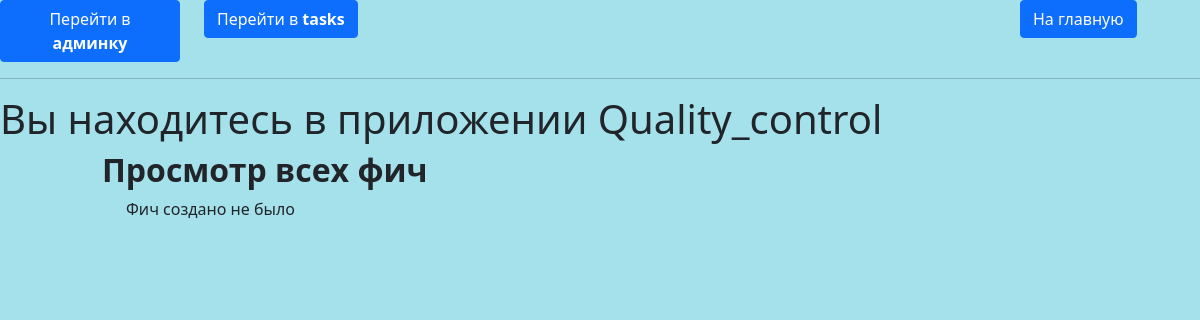
The page /control/features/ on the database as committed earlier.
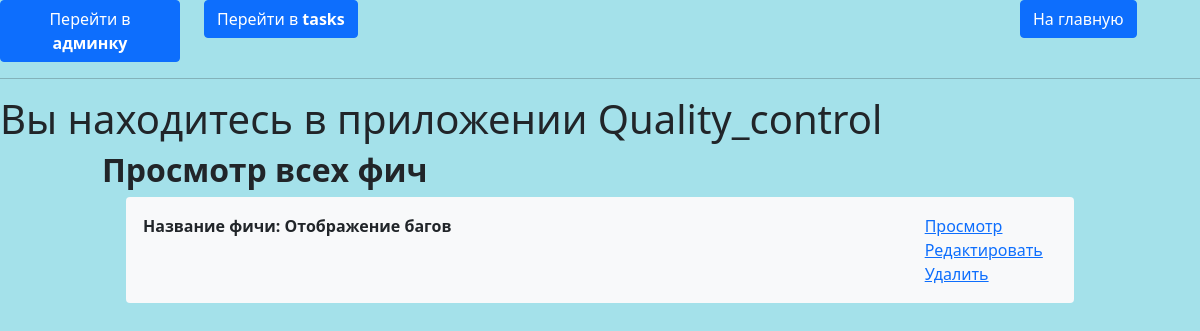
The same page on the database as committed later.
### quality_control/models.py (models this page shows, shortened)
class BaseReport(models.Model):
    title = models.CharField(max_length=100)
    description = models.TextField(null=True, blank=True)
    profile = models.ForeignKey(Profile, on_delete=models.CASCADE)
    task = models.ForeignKey(Task, on_delete=models.CASCADE)
    priority = models.PositiveIntegerField(choices=[(i, i) for i in range(6)], default=0)
    created_at = models.DateTimeField(auto_now_add=True)
    updated_at = models.DateTimeField(auto_now=True)
    class Meta:
        abstract = True

class FeatureReport(BaseReport):
    STATUS_CHOICES = [('Reviewed', 'Рассмотрено'), ('Accepted', 'Принято'), ('Rejected', 'Отклонено')]
    status = models.CharField(max_length=20, choices=STATUS_CHOICES, default='Reviewed')
    class Meta:
        verbose_name = 'Фича-репорт'
        verbose_name_plural = 'Фича-репорты'

### quality_control/views.py (the view)
# urls.py: path('features/', control.features_read, name='features-read'),
def features_read(request):
    features = FeatureReport.objects.all()
    context = {
        'title': 'Features page',
        'message': 'Вы находитесь на страницами со списком фич',
        'features': features,
    }
    return render(request, 'quality_control/features-read.html', context)

### quality_control/templates/quality_control/features-read.html
{% extends "quality_control/base.html" %}
{% block content %}
<div class="row">
    <div class="col-1"></div>
    <div class="col-10">
        <h2><strong>Просмотр всех фич</strong></h2>
        <div class="container">
            {% if features %}
            {% for feature in features %}
                <div class="alert bg-light mb-4">
                <div class="row">
                    <div class="col-md-10">
                        <p class="mb-0"><strong>Название фичи: {{ feature.title }}</strong></p>
                    </div>
                    <div class="col-md-2 text-right">
                        <a href="{% url 'feature-detail' feature.pk %}">Просмотр</a>
                        <a href="{% url 'feature-edit' feature.pk %}">Редактировать</a>
                        <a href="{% url 'feature-delete' feature.pk %}">Удалить</a>
                    </div>
                </div>
                </div>
            {% endfor %}
            {% else %}
                <p>Фич создано не было</p>
            {% endif %}
        </div>
    </div>
    <div class="col-1"></div>
  </div>
  {% endblock content %}

Rows that differ between the two databases and show on the page:
added FeatureReport: title "Отображение багов"
Other text that changed with them:
text no longer shown: "Фич создано не было"
